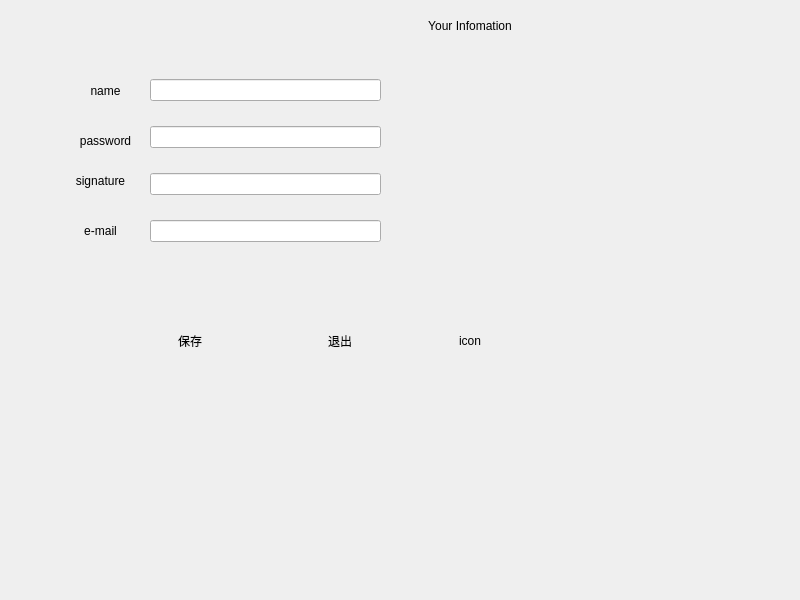
<?xml version="1.0" encoding="UTF-8"?>
<ui version="4.0">
 <class>EditDialog</class>
 <widget class="QDialog" name="EditDialog">
  <property name="geometry">
   <rect>
    <x>0</x>
    <y>0</y>
    <width>800</width>
    <height>600</height>
   </rect>
  </property>
  <property name="windowTitle">
   <string>Dialog</string>
  </property>
  <property name="styleSheet">
   <string notr="true">#EditDialog{border-image:url(C:/Users/lenovo/Desktop/Editbackground.jpg);}
#EditDialog *{border-image:url();}</string>
  </property>
  <widget class="QLabel" name="label">
   <property name="geometry">
    <rect>
     <x>370</x>
     <y>10</y>
     <width>200</width>
     <height>31</height>
    </rect>
   </property>
   <property name="styleSheet">
    <string notr="true">font: italic 20pt &quot;Adobe Arabic&quot;;</string>
   </property>
   <property name="text">
    <string>Your Infomation</string>
   </property>
   <property name="alignment">
    <set>Qt::AlignCenter</set>
   </property>
  </widget>
  <widget class="QLabel" name="label_2">
   <property name="geometry">
    <rect>
     <x>70</x>
     <y>70</y>
     <width>71</width>
     <height>41</height>
    </rect>
   </property>
   <property name="styleSheet">
    <string notr="true">border-image:url();
font: italic 14pt &quot;Adobe Arabic&quot;;</string>
   </property>
   <property name="text">
    <string>name</string>
   </property>
   <property name="alignment">
    <set>Qt::AlignCenter</set>
   </property>
  </widget>
  <widget class="QLabel" name="label_3">
   <property name="geometry">
    <rect>
     <x>70</x>
     <y>120</y>
     <width>71</width>
     <height>41</height>
    </rect>
   </property>
   <property name="styleSheet">
    <string notr="true">border-image:url();
font: italic 14pt &quot;Adobe Arabic&quot;;</string>
   </property>
   <property name="text">
    <string>password</string>
   </property>
   <property name="alignment">
    <set>Qt::AlignCenter</set>
   </property>
  </widget>
  <widget class="QLabel" name="label_4">
   <property name="geometry">
    <rect>
     <x>60</x>
     <y>160</y>
     <width>81</width>
     <height>41</height>
    </rect>
   </property>
   <property name="styleSheet">
    <string notr="true">border-image:url();
font: italic 14pt &quot;Adobe Arabic&quot;;</string>
   </property>
   <property name="text">
    <string>signature</string>
   </property>
   <property name="alignment">
    <set>Qt::AlignCenter</set>
   </property>
  </widget>
  <widget class="QLabel" name="label_5">
   <property name="geometry">
    <rect>
     <x>60</x>
     <y>210</y>
     <width>81</width>
     <height>41</height>
    </rect>
   </property>
   <property name="styleSheet">
    <string notr="true">border-image:url();
font: italic 14pt &quot;Adobe Arabic&quot;;</string>
   </property>
   <property name="text">
    <string>e-mail</string>
   </property>
   <property name="alignment">
    <set>Qt::AlignCenter</set>
   </property>
  </widget>
  <widget class="QLabel" name="your_portrait">
   <property name="geometry">
    <rect>
     <x>460</x>
     <y>60</y>
     <width>256</width>
     <height>256</height>
    </rect>
   </property>
   <property name="styleSheet">
    <string notr="true">border-image:url();</string>
   </property>
   <property name="text">
    <string/>
   </property>
   <property name="alignment">
    <set>Qt::AlignCenter</set>
   </property>
  </widget>
  <widget class="QPushButton" name="pushButton">
   <property name="geometry">
    <rect>
     <x>150</x>
     <y>320</y>
     <width>80</width>
     <height>41</height>
    </rect>
   </property>
   <property name="styleSheet">
    <string notr="true">border-image:url();
font: italic 14pt &quot;Adobe Arabic&quot;;</string>
   </property>
   <property name="text">
    <string>保存</string>
   </property>
   <property name="flat">
    <bool>true</bool>
   </property>
  </widget>
  <widget class="QWidget" name="verticalLayoutWidget">
   <property name="geometry">
    <rect>
     <x>150</x>
     <y>60</y>
     <width>231</width>
     <height>201</height>
    </rect>
   </property>
   <layout class="QVBoxLayout" name="verticalLayout">
    <item>
     <widget class="QLineEdit" name="name">
      <property name="styleSheet">
       <string notr="true">border-image:url();</string>
      </property>
     </widget>
    </item>
    <item>
     <widget class="QLineEdit" name="password">
      <property name="styleSheet">
       <string notr="true">border-image:url();</string>
      </property>
     </widget>
    </item>
    <item>
     <widget class="QLineEdit" name="signature">
      <property name="styleSheet">
       <string notr="true">border-image:url();</string>
      </property>
     </widget>
    </item>
    <item>
     <widget class="QLineEdit" name="email">
      <property name="styleSheet">
       <string notr="true">border-image:url();</string>
      </property>
     </widget>
    </item>
   </layout>
  </widget>
  <widget class="QPushButton" name="pushButton_2">
   <property name="geometry">
    <rect>
     <x>300</x>
     <y>320</y>
     <width>80</width>
     <height>41</height>
    </rect>
   </property>
   <property name="styleSheet">
    <string notr="true">border-image:url();
font: italic 14pt &quot;Adobe Arabic&quot;;</string>
   </property>
   <property name="text">
    <string>退出</string>
   </property>
   <property name="flat">
    <bool>true</bool>
   </property>
  </widget>
  <widget class="QPushButton" name="pushButton_3">
   <property name="geometry">
    <rect>
     <x>430</x>
     <y>320</y>
     <width>80</width>
     <height>41</height>
    </rect>
   </property>
   <property name="styleSheet">
    <string notr="true">border-image:url();
font: italic 14pt &quot;Adobe Arabic&quot;;</string>
   </property>
   <property name="text">
    <string>icon</string>
   </property>
   <property name="flat">
    <bool>true</bool>
   </property>
  </widget>
 </widget>
 <resources/>
 <connections>
  <connection>
   <sender>pushButton_2</sender>
   <signal>clicked()</signal>
   <receiver>EditDialog</receiver>
   <slot>close()</slot>
   <hints>
    <hint type="sourcelabel">
     <x>187</x>
     <y>224</y>
    </hint>
    <hint type="destinationlabel">
     <x>220</x>
     <y>168</y>
    </hint>
   </hints>
  </connection>
 </connections>
</ui>
